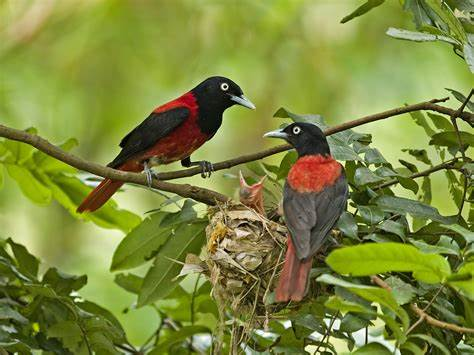
#> input picture HW4/OIP-C.jpg, 474 x 355 px
$ jupyter execute main.ipynb
#> lines starting #> are read from the running program, lines starting #| are printed output that depends on the picture; after the words box and inside, x2 and y2 are one past the last pixel; in counts of white or black regions, pixels touching at a corner belong together
完成了对于高斯噪声图片的高斯滤波和低通滤波，因为噪声算法本身不适用原本的滤波方法，因此没有实现对应的滤波操作。

[cell 1]
# init
import math
import os
import numpy as np
from numpy import fft
import cv2
import matplotlib.pyplot as plt
import method_reuse
import sys
plt.rcParams['font.sans-serif'] = ['SimHei']
plt.rcParams['axes.unicode_minus'] = False

[cell 2]
# https://blog.csdn.net/wangrongrongwq/article/details/119697504
# sys.path.append("..")
# from HW3 import proj1
# from HW3 import proj2
#设置低通滤波器
def low_pass_filter(img, dftshift):
    (rows, cols) = img.shape                 # 解包
    crow, ccol = int(rows/2), int(cols/2)    # center
    mask = np.zeros((rows, cols, 2), np.uint8)
    mask[crow-50:crow+50, ccol-50:ccol+50]=1 # 将中心部分置为1 （也就是低频部分）
    # 将掩膜图像和频谱图像乘积并返回
    return dftshift * mask
#傅里叶变换
def fourier_transform(img):
    dft = cv2.dft(np.float32(img), flags = cv2.DFT_COMPLEX_OUTPUT)
    dftshift = np.fft.fftshift(dft)
    res1 = 20*np.log(cv2.magnitude(dftshift[:,:,0], dftshift[:,:,1]))
    return dftshift, res1
#傅里叶逆变换
def inverse_fourier_transform(dftshift):
    ishift = np.fft.ifftshift(dftshift)
    iimg = cv2.idft(ishift)
    res2 = cv2.magnitude(iimg[:,:,0], iimg[:,:,1])
    return iimg, res2

[cell 3]
# 仿真运动模糊
def motion_process(image_size, motion_angle):
    PSF = np.zeros(image_size)
    center_position = (image_size[0] - 1) / 2
    slope_tan = math.tan(motion_angle * math.pi / 180)
    slope_cot = 1 / slope_tan
    if slope_tan <= 1:
        for i in range(15):
            offset = round(i * slope_tan)  # ((center_position-i)*slope_tan)
            PSF[int(center_position + offset), int(center_position - offset)] = 1
        return PSF / PSF.sum()  # 对点扩散函数进行归一化亮度
    else:
        for i in range(15):
            offset = round(i * slope_cot)
            PSF[int(center_position - offset), int(center_position + offset)] = 1
        return PSF / PSF.sum()

[cell 4]
# 对图片进行运动模糊
def make_blurred(input, PSF, eps):
    input_fft = fft.fft2(input)  # 进行二维数组的傅里叶变换
    PSF_fft = fft.fft2(PSF) + eps
    blurred = fft.ifft2(input_fft * PSF_fft)
    blurred = np.abs(fft.fftshift(blurred))
    return blurred

[cell 5]
# 逆滤波
def inverse(input, PSF, eps):
    input_fft = fft.fft2(input)
    PSF_fft = fft.fft2(PSF) + eps  # 噪声功率，这是已知的，考虑epsilon
    result = fft.ifft2(input_fft / PSF_fft)  # 计算F(u,v)的傅里叶反变换
    result = np.abs(fft.fftshift(result))
    return result

[cell 6]
# 维纳滤波，K=0.01
def wiener(input, PSF, eps, K=0.01):
    input_fft = fft.fft2(input)
    PSF_fft = fft.fft2(PSF) + eps
    PSF_fft_1 = np.conj(PSF_fft) / (np.abs(PSF_fft) ** 2 + K)
    result = fft.ifft2(input_fft * PSF_fft_1)
    result = np.abs(fft.fftshift(result))
    return result

[cell 7]
def put(path):
#> called with path = 'OIP-C.jpg'
    img = cv2.imread(path, 1)
#> img is the input picture: shape (355, 474, 3); mean B, G, R 61.1, 135.8, 125.2
    img = cv2.cvtColor(img, cv2.COLOR_BGR2GRAY)
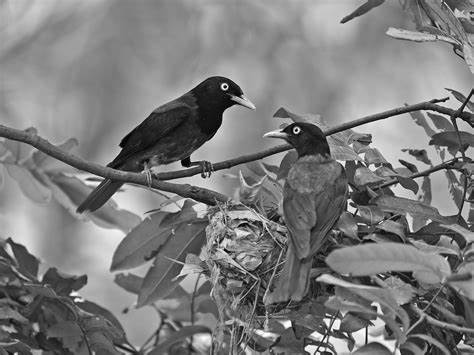
#> img: shape (355, 474); min 0, max 254, mean 124.1
    img_h = img.shape[0]
#> img_h = 355
    img_w = img.shape[1]
#> img_w = 474
    # 进行运动模糊处理
    PSF = motion_process((img_h, img_w), 60)

    blurred = np.abs(make_blurred(img, PSF, 1e-3))
#> in make_blurred, `PSF_fft = fft.fft2(PSF) + eps`:
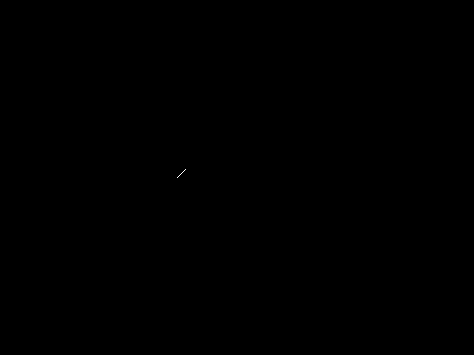
#> PSF: shape (355, 474) float64; values 0 (black) and 0.111 (white), 0.01% white in thin lines or dots, all inside (x1, y1, x2, y2) = (177, 169, 186, 178)
#> in make_blurred, `blurred = np.abs(fft.fftshift(blurred))`:
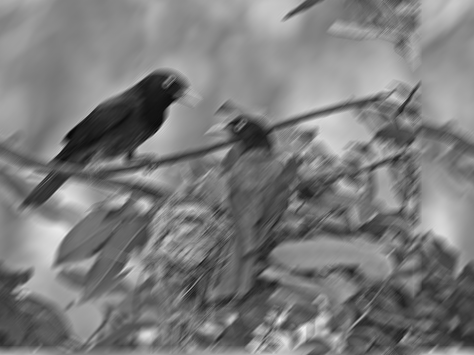
#> blurred: shape (355, 474) float64; min 7.31, max 241.5, mean 124.2
    # 逆滤波
    res1 = inverse(blurred, PSF, 1e-3)
    # 维纳滤波
    res2 = wiener(blurred, PSF, 1e-3)

    # 添加噪声,standard_normal产生随机的函数
    blurred_noisy = blurred + 0.1 * blurred.std() * np.random.standard_normal(blurred.shape)
    # 对添加噪声的图像进行逆滤波
    res3 = inverse(blurred_noisy, PSF, 0.2 + 1e-3)
#> call 2 of inverse, with eps = 0.201
#> in inverse (call 2), `result = np.abs(fft.fftshift(result))`:
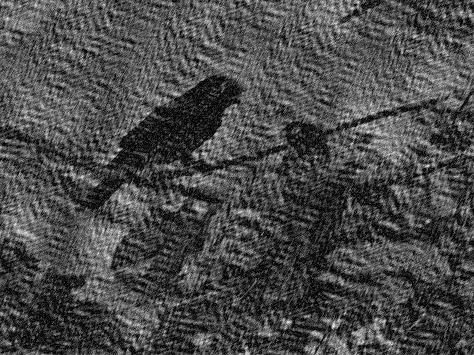
#> result: shape (355, 474) float64; min 0.00169, max 362, mean 106.3; drawn with min black and max white
    # 对添加噪声的图像进行维纳滤波
    res4 = wiener(blurred_noisy, PSF, 0.2 + 1e-3)
#> call 2 of wiener, with eps = 0.201, K = 0.01
#> in wiener (call 2), `result = np.abs(fft.fftshift(result))`:
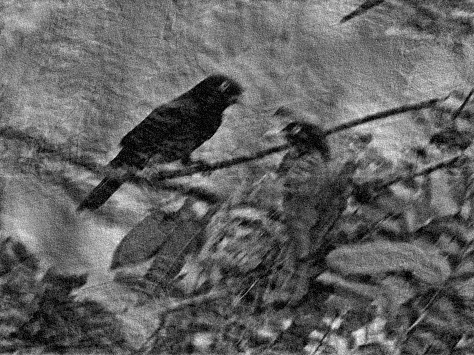
#> result: shape (355, 474) float64; min 0.0157, max 266.3, mean 103; drawn with min black and max white

    # 给图像添加高斯噪声
    gaussian_img = Gaussnoise_func(img)
    # 给高斯图像添加滤波
    gaussian_filter_img = gaussian(gaussian_img)
    # 用低通滤波器来过滤噪声
    (dftshift, res1) = fourier_transform(gaussian_img)
    f1 = low_pass_filter(img, dftshift)
    (ishift, res2) = inverse_fourier_transform(f1)

    # [4 lines of commented-out code are left out]

    plt.subplot(3, 4, 1), plt.axis('off'), plt.imshow(img, plt.cm.gray), plt.title(' 原图')
    plt.subplot(3, 4, 2), plt.axis('off'), plt.imshow(blurred, plt.cm.gray), plt.title('运动模糊')
    plt.subplot(3, 4, 3), plt.axis('off'), plt.imshow(res1, plt.cm.gray), plt.title(' 逆滤波')
    plt.subplot(3, 4, 4), plt.axis('off'), plt.imshow(res2, plt.cm.gray), plt.title(' 维纳滤波(k=0.01)')
    plt.subplot(3, 4, 5), plt.axis('off'), plt.imshow(img, plt.cm.gray), plt.title(' 原图')
    plt.subplot(3, 4, 6), plt.axis('off'), plt.imshow(blurred_noisy, plt.cm.gray), plt.title('有噪声且运动模糊')
    plt.subplot(3, 4, 7), plt.axis('off'), plt.imshow(res3, plt.cm.gray), plt.title(' 逆滤波')
    plt.subplot(3, 4, 8), plt.axis('off'), plt.imshow(res4, plt.cm.gray), plt.title(' 维纳滤波(k=0.01)')
    plt.subplot(3, 4, 9), plt.axis('off'), plt.imshow(img, plt.cm.gray), plt.title("原图")
    plt.subplot(3, 4, 10), plt.axis('off'), plt.imshow(gaussian_img, plt.cm.gray), plt.title("高斯噪声处理")
    plt.subplot(3, 4, 11), plt.axis('off'), plt.imshow(gaussian_filter_img, plt.cm.gray), plt.title("高斯滤波处理")
    plt.subplot(3, 4, 12), plt.axis('off'), plt.imshow(res2, plt.cm.gray), plt.title("低通滤波器处理")


    # plt.savefig('3.new.jpg')
    plt.show()

[cell 8]
def Gaussnoise_func(image, mean=0, var=0.005):
    '''
    添加高斯噪声
    mean : 均值
    var : 方差
    '''
#> called with mean = 0, var = 0.005
    image = np.array(image/255, dtype=float)                    #将像素值归一
    noise = np.random.normal(mean, var ** 0.5, image.shape)     #产生高斯噪声
    out = image + noise                                         #直接将归一化的图片与噪声相加

    '''
    将值限制在(-1/0,1)间，然后乘255恢复
    '''
    if out.min() < 0:
        low_clip = -1.
    else:
        low_clip = 0.

    out = np.clip(out, low_clip, 1.0)
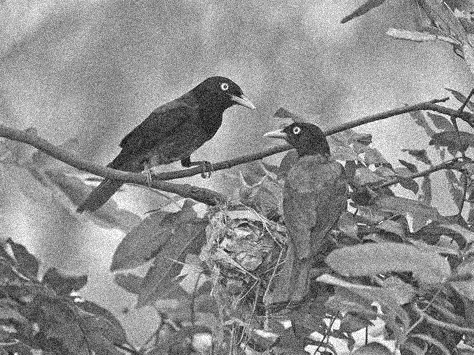
#> out: shape (355, 474) float64; min -0.158, max 1, mean 0.486; drawn with min black and max white
    out = np.uint8(out*255)
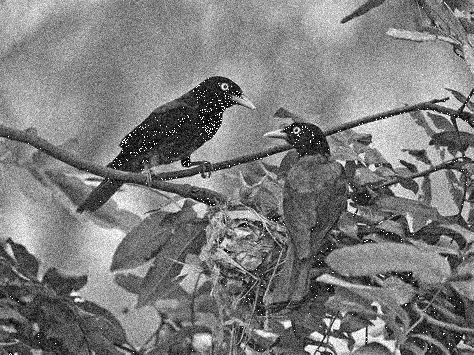
#> out: shape (355, 474); min 0, max 255, mean 124.4
    return out

# ————————————————
# 版权声明：本文为CSDN博主「心_kokoro」的原创文章，遵循CC 4.0 BY-SA版权协议，转载请附上原文出处链接及本声明。
# 原文链接：https://blog.csdn.net/Mikumiku339/article/details/109534376

[cell 9]
def gaussian(img):
    return cv2.GaussianBlur(img, ksize=(3,3), sigmaX=0, sigmaY=0)
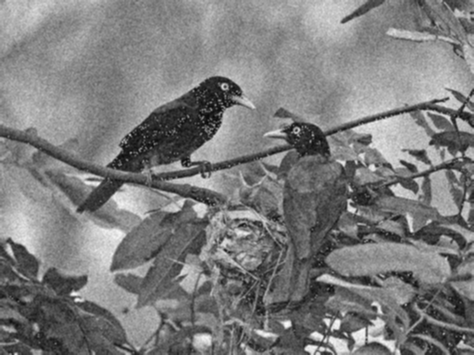
#> returned value: shape (355, 474); min 8, max 249, mean 124.4

[cell 10]
if __name__ == "__main__":
    put("OIP-C.jpg")
#> in fourier_transform, `res1 = 20*np.log(cv2.magnitude(dftshift[:,:,0], dftshift[:,:,1]))`:
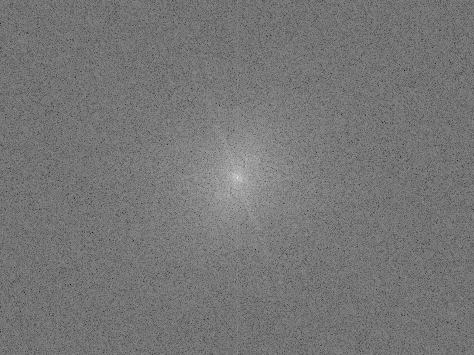
#> res1: shape (355, 474) float32; min 45.31, max 337.1, mean 180.9; drawn with min black and max white
#> in inverse_fourier_transform, `res2 = cv2.magnitude(iimg[:,:,0], iimg[:,:,1])`:
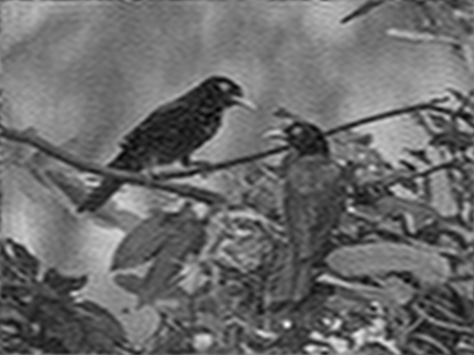
#> res2: shape (355, 474) float32; min 446062.9, max 48883640, mean 20931700; drawn with min black and max white
